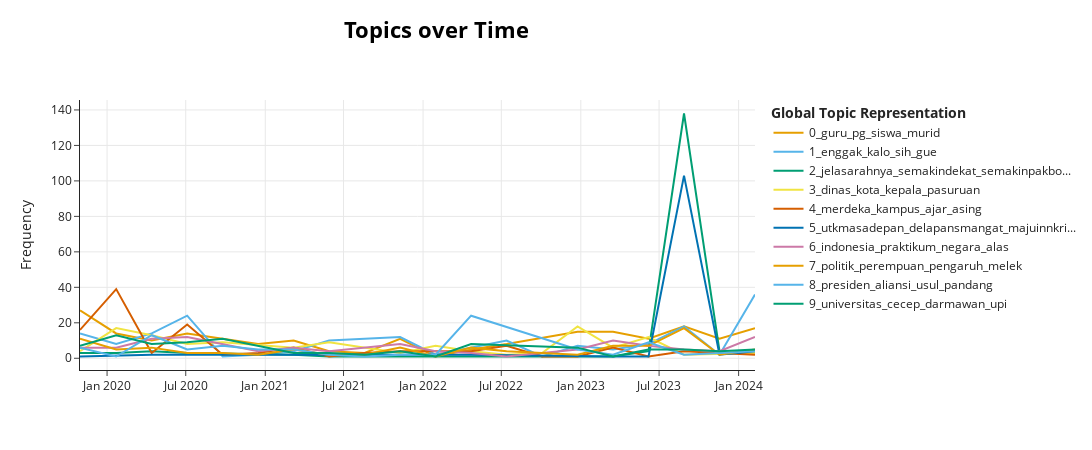

Notebook code cell kept with this figure:
### Code cell
topic_model.visualize_topics_over_time(topics_over_time, top_n_topics=10)

### Figure 1 — Plotly figure (JSON) as saved in the notebook; plotly's stock layout.template omitted (floating-point values rounded to 4 significant figures)
{"data": [{"hoverinfo": "text", "hovertext": ["<b>Topic 0</b><br>Words: guru, instrument, moga, guruguru, gumun", "<b>Topic 0</b><br>Words: guru, pemda, humaniora, wagub, pgri", "<b>Topic 0</b><br>Words: guru, mergo, berulangkali, gurune, mumet", "<b>Topic 0</b><br>Words: pulsa, positif, guru, nilai, siswa", "<b>Topic 0</b><br>Words: guru, himpun, ptnbh, johny, dilaunching", "<b>Topic 0</b><br>Words: guru, jilbab, himpun, tunjang, dilematika", "<b>Topic 0</b><br>Words: guru, redesain, karya, murid, bumi", "<b>Topic 0</b><br>Words: vaksinasi, guru, articled, maumere, entitled", "<b>Topic 0</b><br>Words: guru, diseb, keteter, kam, org", "<b>Topic 0</b><br>Words: guru, wahana, haedar, nashir, teguh", "<b>Topic 0</b><br>Words: mudahmudah, sangatsangat, tiru, demokrasi, hormat", "<b>Topic 0</b><br>Words: borobudur, buddha, ritual, guru, umat", "<b>Topic 0</b><br>Words: garda, guru, gerak, lolos, mughni", "<b>Topic 0</b><br>Words: baca, buku, guru, tekun, fundamen", "<b>Topic 0</b><br>Words: guru, gaji, english, sejahtera, senang", "<b>Topic 0</b><br>Words: guru, pgri, profesionalisme, profesor, pb", "<b>Topic 0</b><br>Words: guru, gtt, motivasi, ganjar, peduli", "<b>Topic 0</b><br>Words: aji, guru, spiritual, pionir, mahfud", "<b>Topic 0</b><br>Words: guru, kjmu, pg, kelas, himpun"], "marker": {"color": "#E69F00"}, "mode": "lines", "name": "0_guru_pg_siswa_murid", "type": "scatter", "x": ["2019-10-30T09:18:42.384000+00:00", "2020-01-22T03:04:28.800000+00:00", "2020-04-13T05:25:49.600000+00:00", "2020-07-04T07:47:10.400000+00:00", "2020-09-24T10:08:31.200000+00:00", "2020-12-15T12:29:52+00:00", "2021-03-07T14:51:12.800000+00:00", "2021-05-28T17:12:33.600000+00:00", "2021-08-18T19:33:54.400000+00:00", "2021-11-08T21:55:15.200000+00:00", "2022-01-30T00:16:36+00:00", "2022-04-22T02:37:56.800000+00:00", "2022-07-13T04:59:17.600000+00:00", "2022-12-24T09:41:59.200000+00:00", "2023-03-16T12:03:20+00:00", "2023-06-06T14:24:40.800000+00:00", "2023-08-27T16:46:01.600000+00:00", "2023-11-17T19:07:22.400000+00:00", "2024-02-07T21:28:43.200000+00:00"], "y": [27, 14, 10, 14, 11, 8, 10, 4, 3, 11, 1, 5, 8, 15, 15, 11, 18, 11, 17]}, {"hoverinfo": "text", "hovertext": ["<b>Topic 1</b><br>Words: un, hapus, enggak, senang, bu", "<b>Topic 1</b><br>Words: lbp, enggak, yodah, kalo, urus", "<b>Topic 1</b><br>Words: enggak, ngada, antah, gila, bikin", "<b>Topic 1</b><br>Words: enggak, ganti, kayak, deh, memang", "<b>Topic 1</b><br>Words: medis, minim, iya, aktivitas, tutup", "<b>Topic 1</b><br>Words: umur, subhanallah, wasalam, ob, nasehat", "<b>Topic 1</b><br>Words: enggak, skm, spki, ambyar, julid", "<b>Topic 1</b><br>Words: enggak, skor, snm, aku, sih", "<b>Topic 1</b><br>Words: enggak, pdip, gue, bikin, mau", "<b>Topic 1</b><br>Words: kuliahpengen, schapp, susah, prospek, gais", "<b>Topic 1</b><br>Words: enggak, uny, wates, kalo, duit", "<b>Topic 1</b><br>Words: paut, dik, wajah, leceh, marah", "<b>Topic 1</b><br>Words: enggak, takut, mama, gubernur, dasar", "<b>Topic 1</b><br>Words: enggak, kalo, orang, minjem, taktis", "<b>Topic 1</b><br>Words: enggak, skor, abai, cuma, dulu", "<b>Topic 1</b><br>Words: enggak, kalo, sender, tau, mau", "<b>Topic 1</b><br>Words: kresek, ulek, menhan, tas, enggak", "<b>Topic 1</b><br>Words: enggak, kalo, bikin, pns, sih"], "marker": {"color": "#56B4E9"}, "mode": "lines", "name": "1_enggak_kalo_sih_gue", "type": "scatter", "x": ["2019-10-30T09:18:42.384000+00:00", "2020-01-22T03:04:28.800000+00:00", "2020-04-13T05:25:49.600000+00:00", "2020-07-04T07:47:10.400000+00:00", "2020-09-24T10:08:31.200000+00:00", "2020-12-15T12:29:52+00:00", "2021-03-07T14:51:12.800000+00:00", "2021-05-28T17:12:33.600000+00:00", "2021-11-08T21:55:15.200000+00:00", "2022-01-30T00:16:36+00:00", "2022-07-13T04:59:17.600000+00:00", "2022-10-03T07:20:38.400000+00:00", "2022-12-24T09:41:59.200000+00:00", "2023-03-16T12:03:20+00:00", "2023-06-06T14:24:40.800000+00:00", "2023-08-27T16:46:01.600000+00:00", "2023-11-17T19:07:22.400000+00:00", "2024-02-07T21:28:43.200000+00:00"], "y": [14, 8, 14, 24, 1, 2, 4, 10, 12, 2, 10, 1, 7, 5, 8, 18, 2, 36]}, {"hoverinfo": "text", "hovertext": ["<b>Topic 2</b><br>Words: ind, jelasarahnya, semakindekat, semakinpakbowo, gerakanantikebodohan", "<b>Topic 2</b><br>Words: ilegal, kknmonopoli, jamin, standar, elektronik", "<b>Topic 2</b><br>Words: inklusi, nasibnasib, liat, jelasarahnya, semakinpakbowo", "<b>Topic 2</b><br>Words: bung, crashh, sekalibelum, natural, ki", "<b>Topic 2</b><br>Words: ribut, haraqah, intelektualisasi, tatsqif, murabbi", "<b>Topic 2</b><br>Words: rintis, ketimbang, musti, revolusi, nanti", "<b>Topic 2</b><br>Words: imbuh, henti, suara, seksual, korban", "<b>Topic 2</b><br>Words: matang, niat, tepat, layan, zonasi", "<b>Topic 2</b><br>Words: putusin, rasa, ngeluh, hak, efek", "<b>Topic 2</b><br>Words: kelompok, sekian, aku, minimal, skripsi", "<b>Topic 2</b><br>Words: pragmatisasi, prosuderal, berapiapi, otoriter, jiwa", "<b>Topic 2</b><br>Words: skola, society, jelasarahnya, semakindekat, semakinpakbowo", "<b>Topic 2</b><br>Words: jelasarahnya, semakindekat, semakinpakbowo, visisubianto, bapak", "<b>Topic 2</b><br>Words: untukindonesia, prabowogibran, kewirausahaan, zita, prabowo"], "marker": {"color": "#009E73"}, "mode": "lines", "name": "2_jelasarahnya_semakindekat_semakinpakbo...", "type": "scatter", "x": ["2019-10-30T09:18:42.384000+00:00", "2020-01-22T03:04:28.800000+00:00", "2020-04-13T05:25:49.600000+00:00", "2020-07-04T07:47:10.400000+00:00", "2021-03-07T14:51:12.800000+00:00", "2021-05-28T17:12:33.600000+00:00", "2021-11-08T21:55:15.200000+00:00", "2022-04-22T02:37:56.800000+00:00", "2022-07-13T04:59:17.600000+00:00", "2022-12-24T09:41:59.200000+00:00", "2023-03-16T12:03:20+00:00", "2023-06-06T14:24:40.800000+00:00", "2023-08-27T16:46:01.600000+00:00", "2023-11-17T19:07:22.400000+00:00"], "y": [3, 3, 4, 3, 2, 1, 1, 1, 1, 1, 1, 4, 138, 4]}, {"hoverinfo": "text", "hovertext": ["<b>Topic 3</b><br>Words: blora, dinas, sajaa, lkp, pdg", "<b>Topic 3</b><br>Words: pasuruan, dinas, kota, libur, kepala", "<b>Topic 3</b><br>Words: kota, dinas, serdang, kabupaten, segala", "<b>Topic 3</b><br>Words: dinas, kota, tasikmalaya, kepala, bandung", "<b>Topic 3</b><br>Words: dinas, kota, zul, ikram, kepala", "<b>Topic 3</b><br>Words: dinas, kontroversi, kota, bekas, tatyana", "<b>Topic 3</b><br>Words: kota, bandar, fraksi, dinas, fgd", "<b>Topic 3</b><br>Words: pekanbaru, pkl, jawabarat, dinas, bina", "<b>Topic 3</b><br>Words: kota, padang, dinas, semarang, amany", "<b>Topic 3</b><br>Words: dinas, pecat, tpk, taman, prov", "<b>Topic 3</b><br>Words: sukabumi, hanafi, kota, kpu, kadisdik", "<b>Topic 3</b><br>Words: pr, batavia, surabaya, bebas, sd", "<b>Topic 3</b><br>Words: dinas, kota, kantor, ntt, pasrah", "<b>Topic 3</b><br>Words: dinas, kota, riau, barudi, kholid", "<b>Topic 3</b><br>Words: dinas, kepala, paewai, aries, kota", "<b>Topic 3</b><br>Words: lucu, ispu, dinas, banjarmasin, asap", "<b>Topic 3</b><br>Words: dinas, radarsumedang, seragam, id, kota"], "marker": {"color": "#F0E442"}, "mode": "lines", "name": "3_dinas_kota_kepala_pasuruan", "type": "scatter", "x": ["2019-10-30T09:18:42.384000+00:00", "2020-01-22T03:04:28.800000+00:00", "2020-04-13T05:25:49.600000+00:00", "2020-07-04T07:47:10.400000+00:00", "2020-09-24T10:08:31.200000+00:00", "2021-03-07T14:51:12.800000+00:00", "2021-05-28T17:12:33.600000+00:00", "2021-11-08T21:55:15.200000+00:00", "2022-01-30T00:16:36+00:00", "2022-04-22T02:37:56.800000+00:00", "2022-07-13T04:59:17.600000+00:00", "2022-10-03T07:20:38.400000+00:00", "2022-12-24T09:41:59.200000+00:00", "2023-03-16T12:03:20+00:00", "2023-06-06T14:24:40.800000+00:00", "2023-08-27T16:46:01.600000+00:00", "2024-02-07T21:28:43.200000+00:00"], "y": [4, 17, 13, 8, 9, 6, 9, 3, 7, 4, 2, 3, 18, 6, 12, 2, 3]}, {"hoverinfo": "text", "hovertext": ["<b>Topic 4</b><br>Words: merdeka, muhdi, mhum, ajar, kampus", "<b>Topic 4</b><br>Words: merdeka, kampus, asing, tanggungjawabnya, pts", "<b>Topic 4</b><br>Words: sengsara, stop, kampus, merdeka, komersialisasi", "<b>Topic 4</b><br>Words: merdeka, kampus, luncur, tajuk, anwar", "<b>Topic 4</b><br>Words: atma, kung, kampus, merdeka, unika", "<b>Topic 4</b><br>Words: bakatbakatnya, pspkmitra, najeela, merdeka, mbkm", "<b>Topic 4</b><br>Words: merdeka, optimisme, kalimantan, kampus, urindo", "<b>Topic 4</b><br>Words: kesiap, merdeka, terap, kampus, ajar", "<b>Topic 4</b><br>Words: kamerads, neoliberalisasi, merdeka, instagram, sip", "<b>Topic 4</b><br>Words: trivia, merdeka, gimana, sch, protista", "<b>Topic 4</b><br>Words: merdeka, mentemen, opinioneditorial, nerbitin, alig", "<b>Topic 4</b><br>Words: merdeka, kampus, jokowimaruf, pasuk, mbak", "<b>Topic 4</b><br>Words: salam, proses, panjang, terap, kurikulum", "<b>Topic 4</b><br>Words: guncang, januari, merdeka, praktik, formal", "<b>Topic 4</b><br>Words: merdeka, bulan, teknologi, riset, mendikbudristek", "<b>Topic 4</b><br>Words: ngobrakabrik, lambe, akrobat, bebas, gojek", "<b>Topic 4</b><br>Words: merdeka, elitisme, dkt, administrator, dampakdampaknya", "<b>Topic 4</b><br>Words: pendidikanbalai, bbpmpbpmp, merdeka, duta, jamin"], "marker": {"color": "#D55E00"}, "mode": "lines", "name": "4_merdeka_kampus_ajar_asing", "type": "scatter", "x": ["2019-10-30T09:18:42.384000+00:00", "2020-01-22T03:04:28.800000+00:00", "2020-04-13T05:25:49.600000+00:00", "2020-07-04T07:47:10.400000+00:00", "2020-09-24T10:08:31.200000+00:00", "2020-12-15T12:29:52+00:00", "2021-03-07T14:51:12.800000+00:00", "2021-05-28T17:12:33.600000+00:00", "2021-08-18T19:33:54.400000+00:00", "2021-11-08T21:55:15.200000+00:00", "2022-04-22T02:37:56.800000+00:00", "2022-07-13T04:59:17.600000+00:00", "2022-10-03T07:20:38.400000+00:00", "2022-12-24T09:41:59.200000+00:00", "2023-03-16T12:03:20+00:00", "2023-06-06T14:24:40.800000+00:00", "2023-08-27T16:46:01.600000+00:00", "2024-02-07T21:28:43.200000+00:00"], "y": [16, 39, 3, 19, 2, 3, 6, 1, 3, 4, 4, 7, 1, 1, 6, 1, 4, 2]}, {"hoverinfo": "text", "hovertext": ["<b>Topic 5</b><br>Words: tuang, lepas, suatu, beberapa, bangsa", "<b>Topic 5</b><br>Words: jawabanya, alarm, tiri, lestari, simpul", "<b>Topic 5</b><br>Words: uas, ngerjain, mpn, utkmasadepan, delapansmangat", "<b>Topic 5</b><br>Words: rusuh, diskrimninasi, layak, semrawut, nafkah", "<b>Topic 5</b><br>Words: delapansmangat, utkmasadepan, barengpakbowo, majuinnkri, insentif", "<b>Topic 5</b><br>Words: bold, underline, mang, gantung, utkmasadepan", "<b>Topic 5</b><br>Words: entas, tanggung, jawab, terobos, jateng", "<b>Topic 5</b><br>Words: utkmasadepan, delapansmangat, majuinnkri, barengpakbowo, prabowo", "<b>Topic 5</b><br>Words: insentif, katamereka, untukprabowo, fasilitas, kenal", "<b>Topic 5</b><br>Words: inflasi, utkmasadepan, delapansmangat, barengpakbowo, majuinnkri"], "marker": {"color": "#0072B2"}, "mode": "lines", "name": "5_utkmasadepan_delapansmangat_majuinnkri...", "type": "scatter", "x": ["2019-10-30T09:18:42.384000+00:00", "2020-04-13T05:25:49.600000+00:00", "2020-07-04T07:47:10.400000+00:00", "2021-11-08T21:55:15.200000+00:00", "2022-04-22T02:37:56.800000+00:00", "2023-03-16T12:03:20+00:00", "2023-06-06T14:24:40.800000+00:00", "2023-08-27T16:46:01.600000+00:00", "2023-11-17T19:07:22.400000+00:00", "2024-02-07T21:28:43.200000+00:00"], "y": [1, 2, 2, 2, 2, 1, 1, 103, 2, 4]}, {"hoverinfo": "text", "hovertext": ["<b>Topic 6</b><br>Words: bagan, prasetyo, mandeg, startegis, jagat", "<b>Topic 6</b><br>Words: unika, jsit, gtgtgtgt, ltltltlt, indonesia", "<b>Topic 6</b><br>Words: praktikum, angka, fkedokteran, unliteratebuta, lab", "<b>Topic 6</b><br>Words: indonesia, aneh, hidup, nu, megap", "<b>Topic 6</b><br>Words: premium, pertamina, ivan, idi, ahda", "<b>Topic 6</b><br>Words: gt, ham, komnas, adu, dikti", "<b>Topic 6</b><br>Words: malaysia, subscribe, promelayu, farid, refleks", "<b>Topic 6</b><br>Words: prototipe, indonesia, ahh, case, slain", "<b>Topic 6</b><br>Words: waka, hrbat, bobot, pundak, topang", "<b>Topic 6</b><br>Words: pasar, ceruk, brp, sunset, ongkang", "<b>Topic 6</b><br>Words: pis, kemendagri, jilbab, siswi, pns", "<b>Topic 6</b><br>Words: ta, part, time, dosen, kursikursi", "<b>Topic 6</b><br>Words: ukdw, putlal, minima, mnemaniku, kebijakanrealita", "<b>Topic 6</b><br>Words: manca, indonesia, restriktif, bola, sepak", "<b>Topic 6</b><br>Words: indonesia, hukt, berdarahdarah, spesial, silam", "<b>Topic 6</b><br>Words: es, semrawut, sipil, puncak, gunung", "<b>Topic 6</b><br>Words: dbat, jaya, tiga, kali, sejahtera", "<b>Topic 6</b><br>Words: emas, indonesia, kolaborasi, erat, aco"], "marker": {"color": "#CC79A7"}, "mode": "lines", "name": "6_indonesia_praktikum_negara_alas", "type": "scatter", "x": ["2019-10-30T09:18:42.384000+00:00", "2020-01-22T03:04:28.800000+00:00", "2020-04-13T05:25:49.600000+00:00", "2020-07-04T07:47:10.400000+00:00", "2020-12-15T12:29:52+00:00", "2021-03-07T14:51:12.800000+00:00", "2021-05-28T17:12:33.600000+00:00", "2021-11-08T21:55:15.200000+00:00", "2022-01-30T00:16:36+00:00", "2022-04-22T02:37:56.800000+00:00", "2022-07-13T04:59:17.600000+00:00", "2022-10-03T07:20:38.400000+00:00", "2022-12-24T09:41:59.200000+00:00", "2023-03-16T12:03:20+00:00", "2023-06-06T14:24:40.800000+00:00", "2023-08-27T16:46:01.600000+00:00", "2023-11-17T19:07:22.400000+00:00", "2024-02-07T21:28:43.200000+00:00"], "y": [6, 6, 11, 12, 4, 6, 4, 8, 4, 3, 1, 3, 5, 10, 7, 5, 4, 12]}, {"hoverinfo": "text", "hovertext": ["<b>Topic 7</b><br>Words: politik, ppp, perempuan, tanjung, politikkebijakan", "<b>Topic 7</b><br>Words: politik, reaksi, kebijakanperaturan, prokontra, jaba", "<b>Topic 7</b><br>Words: politik, domestikampinternasional, analisanya, pendidikanamptki, teoriampmetode", "<b>Topic 7</b><br>Words: erti, politik, ideologi, paham, godain", "<b>Topic 7</b><br>Words: politik, demikian, sendi, keruh, domba", "<b>Topic 7</b><br>Words: politik, asateh, naif, aga, maneh", "<b>Topic 7</b><br>Words: politik, yel, kerjasama, kosong, sukarela", "<b>Topic 7</b><br>Words: ikab, serial, fathoni, politik, achmad", "<b>Topic 7</b><br>Words: cilacap, politik, nurhidayat, utk, satusatu", "<b>Topic 7</b><br>Words: politik, polri, kombes, freire, manut", "<b>Topic 7</b><br>Words: dokter, profesi, sulit, politik, luar", "<b>Topic 7</b><br>Words: perempuan, politik, peran, mpr, publik", "<b>Topic 7</b><br>Words: politik, perempuan, ompong, rana, erkelana", "<b>Topic 7</b><br>Words: jurnalis, fgd, tajuk, forjas, politik", "<b>Topic 7</b><br>Words: pola, asuh, kontribusi, fungsi, politik", "<b>Topic 7</b><br>Words: politik, inkonsistensi, politisasi, pisah, relasi", "<b>Topic 7</b><br>Words: politik, kemudi, partisipasi, melek, dgn", "<b>Topic 7</b><br>Words: politik, pengaruh, melek, paham, seharihari", "<b>Topic 7</b><br>Words: politik, dllnya, organisasilembaga, golput, perempuan", "<b>Topic 7</b><br>Words: politik, lemdiklat, nek, polri, suka"], "marker": {"color": "#E69F00"}, "mode": "lines", "name": "7_politik_perempuan_pengaruh_melek", "type": "scatter", "x": ["2019-10-30T09:18:42.384000+00:00", "2020-01-22T03:04:28.800000+00:00", "2020-04-13T05:25:49.600000+00:00", "2020-07-04T07:47:10.400000+00:00", "2020-09-24T10:08:31.200000+00:00", "2020-12-15T12:29:52+00:00", "2021-03-07T14:51:12.800000+00:00", "2021-05-28T17:12:33.600000+00:00", "2021-08-18T19:33:54.400000+00:00", "2021-11-08T21:55:15.200000+00:00", "2022-01-30T00:16:36+00:00", "2022-04-22T02:37:56.800000+00:00", "2022-07-13T04:59:17.600000+00:00", "2022-10-03T07:20:38.400000+00:00", "2022-12-24T09:41:59.200000+00:00", "2023-03-16T12:03:20+00:00", "2023-06-06T14:24:40.800000+00:00", "2023-08-27T16:46:01.600000+00:00", "2023-11-17T19:07:22.400000+00:00", "2024-02-07T21:28:43.200000+00:00"], "y": [11, 5, 6, 3, 3, 2, 5, 2, 2, 6, 1, 6, 4, 3, 2, 7, 7, 17, 2, 5]}, {"hoverinfo": "text", "hovertext": ["<b>Topic 8</b><br>Words: mulus, jajah, presiden, jabar, abdul", "<b>Topic 8</b><br>Words: pertamatama, hayati, terap, pancasila, manfaat", "<b>Topic 8</b><br>Words: presiden, sesi, aliansi, contoh, bsk", "<b>Topic 8</b><br>Words: presiden, baiksementara, irwan, wabilkhusus, pajerih", "<b>Topic 8</b><br>Words: dalm, sekarg, presiden, rugi, mohon", "<b>Topic 8</b><br>Words: presiden, susilo, bambang, yudhoyono, miras", "<b>Topic 8</b><br>Words: presiden, mpr, aliansi, kebijakannyaalhamdulillah, masmen", "<b>Topic 8</b><br>Words: presiden, ptm, tangga, mulai, sinkron", "<b>Topic 8</b><br>Words: roadmap, biru, upah, subsidi, salur", "<b>Topic 8</b><br>Words: presiden, kepalakepala, etnisitas, ajakki, ajarki", "<b>Topic 8</b><br>Words: komunitas, blk, yahya, abdurrahman, wahid", "<b>Topic 8</b><br>Words: aliansi, usul, presiden, pandang, istana", "<b>Topic 8</b><br>Words: indonesiasentris, jaga, damai, utm, presiden", "<b>Topic 8</b><br>Words: presiden, juga, salahkebijakan, punggung, ricuh", "<b>Topic 8</b><br>Words: muhadjir, presiden, effendy, jokowi, direshuffle", "<b>Topic 8</b><br>Words: prancis, macron, abaya, maurice, utrillo", "<b>Topic 8</b><br>Words: presiden, independensi, gua, aamiin, ngundurin", "<b>Topic 8</b><br>Words: presiden, penasaran, aliansi, fasik, bre"], "marker": {"color": "#56B4E9"}, "mode": "lines", "name": "8_presiden_aliansi_usul_pandang", "type": "scatter", "x": ["2019-10-30T09:18:42.384000+00:00", "2020-01-22T03:04:28.800000+00:00", "2020-04-13T05:25:49.600000+00:00", "2020-07-04T07:47:10.400000+00:00", "2020-09-24T10:08:31.200000+00:00", "2020-12-15T12:29:52+00:00", "2021-03-07T14:51:12.800000+00:00", "2021-05-28T17:12:33.600000+00:00", "2021-08-18T19:33:54.400000+00:00", "2021-11-08T21:55:15.200000+00:00", "2022-01-30T00:16:36+00:00", "2022-04-22T02:37:56.800000+00:00", "2022-12-24T09:41:59.200000+00:00", "2023-03-16T12:03:20+00:00", "2023-06-06T14:24:40.800000+00:00", "2023-08-27T16:46:01.600000+00:00", "2023-11-17T19:07:22.400000+00:00", "2024-02-07T21:28:43.200000+00:00"], "y": [6, 1, 13, 5, 7, 5, 5, 2, 1, 2, 2, 24, 5, 2, 9, 2, 3, 4]}, {"hoverinfo": "text", "hovertext": ["<b>Topic 9</b><br>Words: universitas, muhammadiyah, ums, buton, surakarta", "<b>Topic 9</b><br>Words: universitas, rektor, lsp, padjadjaran, sivitas", "<b>Topic 9</b><br>Words: universitas, itjeu, nongol, khodijah, hestek", "<b>Topic 9</b><br>Words: universitas, india, bal, tubi, tribune", "<b>Topic 9</b><br>Words: universitas, cecep, darmawan, upi, pakar", "<b>Topic 9</b><br>Words: universitas, knowledge, ksf, ut, cenderawasih", "<b>Topic 9</b><br>Words: its, universitas, pantau, kuncoro, vivat", "<b>Topic 9</b><br>Words: bpd, universitas, formulasi, litbang, urgensi", "<b>Topic 9</b><br>Words: universitas, bandungpengamat, cecep, darmawan, topik", "<b>Topic 9</b><br>Words: perwalkot, denda, prokes, sanksi, universitas", "<b>Topic 9</b><br>Words: universitas, education, bahasa, qitep, seaqil", "<b>Topic 9</b><br>Words: universitas, akhsanul, inam, cies, matematika", "<b>Topic 9</b><br>Words: neoliberalist, ahirahir, komersial, birokrat, jepang", "<b>Topic 9</b><br>Words: universitas, mada, gadjah, cecep, darmawan", "<b>Topic 9</b><br>Words: universitas, the, kelulus, of, skripsi", "<b>Topic 9</b><br>Words: universitas, education, on, pfoe, managed", "<b>Topic 9</b><br>Words: universitas, ekstrakurikuler, cecep, unpopular, being"], "marker": {"color": "#009E73"}, "mode": "lines", "name": "9_universitas_cecep_darmawan_upi", "type": "scatter", "x": ["2019-10-30T09:18:42.384000+00:00", "2020-01-22T03:04:28.800000+00:00", "2020-04-13T05:25:49.600000+00:00", "2020-07-04T07:47:10.400000+00:00", "2020-09-24T10:08:31.200000+00:00", "2021-03-07T14:51:12.800000+00:00", "2021-05-28T17:12:33.600000+00:00", "2021-08-18T19:33:54.400000+00:00", "2021-11-08T21:55:15.200000+00:00", "2022-01-30T00:16:36+00:00", "2022-04-22T02:37:56.800000+00:00", "2022-12-24T09:41:59.200000+00:00", "2023-03-16T12:03:20+00:00", "2023-06-06T14:24:40.800000+00:00", "2023-08-27T16:46:01.600000+00:00", "2023-11-17T19:07:22.400000+00:00", "2024-02-07T21:28:43.200000+00:00"], "y": [7, 13, 8, 9, 11, 3, 3, 2, 4, 1, 8, 6, 1, 5, 5, 4, 5]}], "layout": {"height": 450, "hoverlabel": {"bgcolor": "white", "font": {"family": "Rockwell", "size": 16}}, "legend": {"title": {"text": "<b>Global Topic Representation"}}, "title": {"font": {"color": "Black", "size": 22}, "text": "<b>Topics over Time</b>", "x": 0.4, "xanchor": "center", "y": 0.95, "yanchor": "top"}, "width": 1250, "xaxis": {"showgrid": true}, "yaxis": {"showgrid": true, "title": {"text": "Frequency"}}}}
